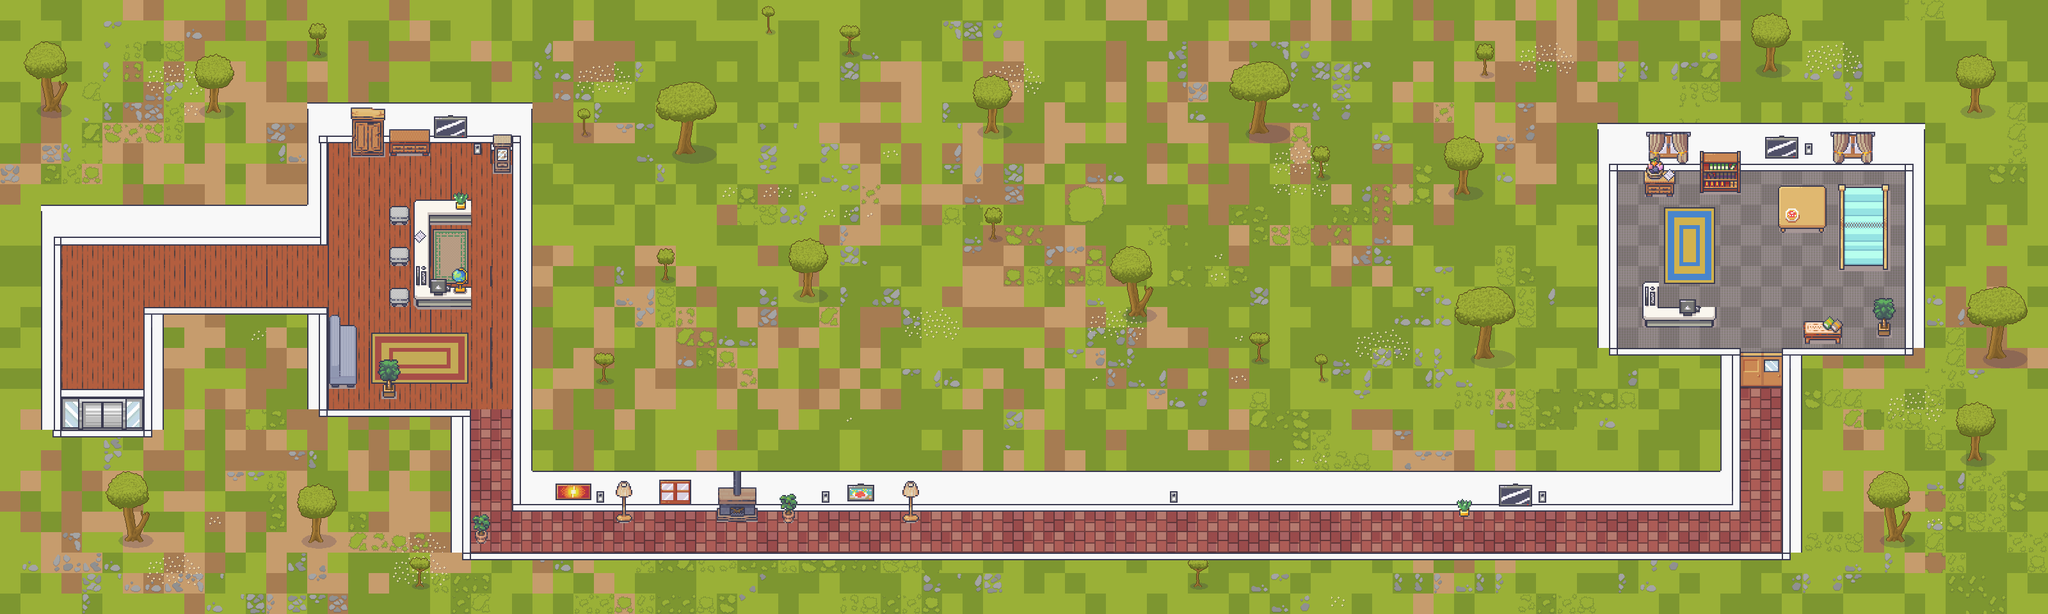

A 2D game scene composited from a Tiled map and its tileset images. What follows is a short description and the map's XML, with each tile layer's data collapsed to a summary:
An orthogonal 100x30 tile map with 32x32 px tiles, 13 tile layers (ExteriorGround, ExteriorGround2, ExteriorGround3, Floor, ...), 4 tilesets.

<map version="1.10" tiledversion="1.11.2" orientation="orthogonal" renderorder="right-down" width="100" height="30" tilewidth="32" tileheight="32" infinite="0" nextlayerid="17" nextobjectid="1">
 <tileset firstgid="1" source="room_32x32_tileset.tsx" />
 <tileset firstgid="392" source="interior_32x32_tileset.tsx" />
 <tileset firstgid="1816" source="exteriorGround_32x32_tileset.tsx" />
 <tileset firstgid="1960" source="tree_32x32_tileset.tsx" />
 <layer id="11" name="ExteriorGround" width="100" height="30">
  <data>[3000 cells, 3000 non-empty, 4 distinct tile ids]</data>
 </layer>
 <layer id="16" name="ExteriorGround2" width="100" height="30">
  <data>[3000 cells, 106 non-empty, 12 distinct tile ids]</data>
 </layer>
 <layer id="14" name="ExteriorGround3" width="100" height="30">
  <data>[3000 cells, 652 non-empty, 74 distinct tile ids]</data>
 </layer>
 <layer id="1" name="Floor" width="100" height="30">
  <data>[3000 cells, 456 non-empty, 12 distinct tile ids]</data>
 </layer>
 <layer id="9" name="NPC" width="100" height="30">
  <data>[3000 cells, 2 non-empty, 2 distinct tile ids]</data>
 </layer>
 <layer id="4" name="Floor Decoration" width="100" height="30">
  <data>[3000 cells, 33 non-empty, 29 distinct tile ids]</data>
 </layer>
 <layer id="15" name="Filler" width="100" height="30">
  <data>[3000 cells, 282 non-empty, 6 distinct tile ids]</data>
 </layer>
 <layer id="2" name="Walls" width="100" height="30">
  <data>[3000 cells, 272 non-empty, 11 distinct tile ids]</data>
 </layer>
 <layer id="5" name="CollidableInterior" width="100" height="30">
  <data>[3000 cells, 64 non-empty, 54 distinct tile ids]</data>
 </layer>
 <layer id="10" name="CollidableInterior2" width="100" height="30">
  <data>[3000 cells, 0 non-empty, 0 distinct tile ids]</data>
 </layer>
 <layer id="6" name="Interior" width="100" height="30">
  <data>[3000 cells, 105 non-empty, 73 distinct tile ids]</data>
 </layer>
 <layer id="7" name="Interior2" width="100" height="30">
  <data>[3000 cells, 26 non-empty, 18 distinct tile ids]</data>
 </layer>
 <layer id="8" name="Doors" width="100" height="30">
  <data>[3000 cells, 12 non-empty, 12 distinct tile ids]</data>
 </layer>
</map>
